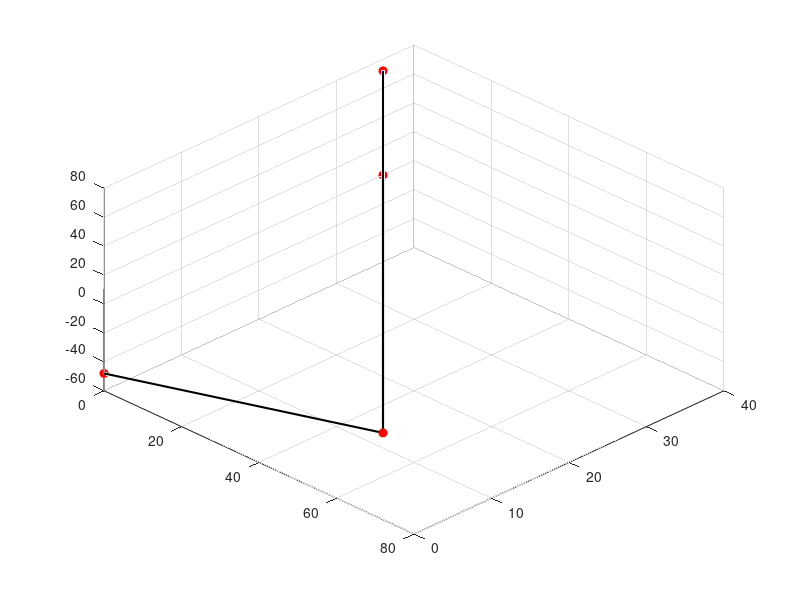

Write MATLAB code to recreate this figure.
%% Código para resolver sistemas de elementos tipo barra en 3D
%Autor: Rolando Valdez Guzmán
%Alias: Tutoingeniero
%Canal de Youtube: https://www.youtube.com/channel/UCU1pdvVscOdtLpRQBp-TbWg
%Versión: 1.0
%Actualizado: 22/jul/2020

%Referencias: "A First Course in the Finite Element Method" por Daryl. L.
%Logan

%% Variables:
%numelementos = Es un escalar que define el número de barras que tiene el
%sistema.

%E =  Módulo de elasticidad de las barras. si todos tienen el mismo usa
%índices en E para definir el mismo valor n veces en un vector (por ejemplo: E(1:numelementos) = X)
%Si algunas o todas la barras tienen diferentes valores para E, escribe
%cada uno en un vector (E = [E1 E2 E3 ...])

%area = Area de la sección transversal de cada barra. Al igual que con E,
%si todas las barras tienen la misma área usa índices (por ejemplo: area(1:numelementos) = X)
%Si algunas o todas la barras tienen diferentes valores de area, escribe
%cada uno en un vector (area = [area1 area2 area3 ...])

%nodos = Son las coordenadas [X,Y,Z] de cada nodo en las unidades que defina tu
%problema. Recomiendo siempre poner el origen en el primer nodo. Ejemplo:
%[x1 y1 z1; x2 y2 z1; ...]

%UnionNodos = Son los índices de los nodos que conforman a cada barra. Cada
%barra se conforma por una línea que va de un nodo a otro.

%Desplazamientos = Condiciones de frontera para cada componente XY de cada nodo 
%(0 si el nodo está empotrado y 1 si el nodo puede moverse). Por ejemplo:
%[dx1 dy1 dz1 dx2 dy2 dz2 dx3 dy3 dz3...]

%Fuerzas = Vector de fuerzas del sistema (0 si no hay una fuerza actuando
%en dicho nodo y un valor cualquiera si hay una fuerza. Dependiendo del
%sentido de cada fuerza, se deberá usar un signo negativo o positivo).
%[Fx1 Fy1 Fz1 Fx2 Fy2 Fz2 Fx3 Fy3 Fz3...]

clc; clear;

%% ~~~~~~~~~~~~~~~~~~~~~~~~~~~~~~Setup~~~~~~~~~~~~~~~~~~~~~~~~~~~~~~~~~~~%%

%Resuelve un sistema de barras en 3D con el método de elemento finito.
%Puedes usar cualquiera de los tres ejemplos que dejo aquí en esta sección,
%todos del libro que dejo arriba o basarte en los ejemplos para resolver tu
%propio sistema, sólo debes seguir la misma estructura.

%NOTA: Este código sólo funciona si se desconocen TODOS los desplazamientos
%nodales, el algoritmo NO resolverá sistemas con desplazamientos conocidos
%correctamente.

%Ejemplo 3.8 del libro

numelementos=3;
E(1:numelementos)=1.2*10^6;
area=[0.302 0.729 0.187];
nodos=[72 0 0 ; 0 36 0 ; 0 36 72 ; 0 0 -48];
UnionNodos=[1 2;1 3;1 4];
Desplazamientos=[1 0 1 0 0 0 0 0 0 0 0 0];
Fuerzas=[0 0 -1000 0 0 0 0 0 0 0 0 0];

%Ejemplo 3.9 del libro

% numelementos=3;
% E(1:numelementos)=210*10^9;
% area(1:numelementos)=10*10^-4;
% nodos=[12 -3 -4 ; 0 0 0 ; 12 -3 -7 ; 14 6 0];
% UnionNodos=[1 2 ; 1 3 ; 1 4];
% Desplazamientos=[1 1 1 0 0 0 0 0 0 0 0 0];
% Fuerzas=[20000 0 0 0 0 0 0 0 0 0 0 0];

%Problema 3.40 del libro

% numelementos=4;
% E(1:numelementos)=210*10^9;
% area(1:numelementos)=10*10^-4;
% nodos=[4 4 3 ; 0 4 0 ; 0 4 6 ; 4 0 3 ; 8 -1 1];
% UnionNodos=[1 2 ;1 3 ; 1 4 ; 1 5];
% Desplazamientos=[1 1 1 0 0 0 0 0 0 0 0 0 0 0 0];
% Fuerzas=[0 -10000 0 0 0 0 0 0 0 0 0 0 0 0 0];

%~~~~~~~~~~~~~~~~~~~~~~~~~~~~~~Algoritmo~~~~~~~~~~~~~~~~~~~~~~~~~~~~~~~~~~%

%Construcción de las matrices de rigidez de cada barra.

L = zeros(1,numelementos);
Cx = zeros(1,numelementos);
Cy = zeros(1,numelementos);
Cz = zeros(1,numelementos);
LAMDA = zeros(6,6);

for i = 1:numelementos
    indice = UnionNodos(i,:);                                   
    P1 = [nodos(indice(1),1) nodos(indice(1),2) nodos(indice(1),3)];
    P2 = [nodos(indice(2),1) nodos(indice(2),2) nodos(indice(2),3)];
    L(i) = norm(P1-P2);
    Cx(i) = (P2(1) - P1(1))/ L(i);
    Cy(i) = (P2(2) - P1(2))/ L(i);
    Cz(i) = (P2(3) - P1(3))/ L(i);
    lamda = [Cx(i)^2 Cx(i)*Cy(i) Cx(i)*Cz(i) ; Cy(i)*Cx(i) Cy(i)^2 Cy(i)*Cz(i) ;...
           Cz(i)*Cx(i) Cz(i)*Cy(i) Cz(i)^2];
    LAMDA(:,:,i) = [lamda -lamda ; -lamda lamda];
end
k = (E.*area)./L;                       %Constante AE/L para cada elemento
A = zeros(6,6);     %Inicializamos las matrices de rigidez de cada elemento

%Ensamble de la matriz global de rigidez

for i = 1:numelementos
    %Calculo de la matriz de rigidez de cada elemento (AE/L)*k_local
    A(:,:,i) = k(i)*LAMDA(:,:,i);
    
    %Convertimos el arreglo A en celdas pero las matrices de 6x6 de A las
    %dividimos en 4 paquetes de 3x3
    j = UnionNodos(i,:);                    %Par de índice de cada elemento
    B(:,:,i) = mat2cell(A(:,:,i),[3 3],[3 3]);
    
    %Asignamos cada paquete en los índices correspondientes de la matriz
    %global de rigidez
    C(j(1),j(1),i) = B(1,1,i);
    C(j(1),j(2),i) = B(1,2,i);
    C(j(2),j(1),i) = B(2,1,i);
    C(j(2),j(2),i) = B(2,2,i);
end
A

S = 3*size(nodos,1);                          %Dimensiones de la matriz global
m = cell(S/3,S/3);
for i = 1:size(nodos,1)
    for j = 1:size(nodos,1)
        %En cada vuelta recogemos todos los elementos con el mismo índice
        %(i,j), los superponemos y sumamos entre sí.
        clear x
        x(:,:,:) = cell2mat(reshape(C(i,j,:),1,[],numelementos));
        m(i,j) = {sum(x,3)};
        
        %Si en ese índice (i,j) no se asignó ningú paquete, metemos un paquete de ceros de 2x2
        if size(m{i,j}) == [0 0]
            m(i,j) = {zeros(3,3)};
        end
        
    end
end
MG = cell2mat(m)          %Convertimos la matriz global en un arreglo numérico

%Reducir la matriz global
v = find(Desplazamientos==0);                   
MGR = MG;
MGR(v,:) = 0;     
MGR(:,v) = 0;
indicefil = zeros(1,S);
indicecol = zeros(1,S);
for i = 1:S
    if MGR(i,:) == 0
        indicefil(i) = i;
    end
    if MGR(:,i) == 0
        indicecol(i) = i;
    end
end
MGR(indicefil~=0,:) = [];    %Eliminar filas y columnas de ceros para tener la matriz global reducida
MGR(:,indicecol~=0) = []
Fuerzas(indicefil~=0) = [];  %Eliminar filas y columnas de ceros de las fuerzas

%Calcular los desplazamientos nodales en ambas direcciones
d = MGR\Fuerzas';         
dfinal = zeros(S,1);
k = 1;
for i = 1:length(Desplazamientos) %Insertar los desplazamientos calculados en el vector de desplazamientos original
    if Desplazamientos(i) == 0
        dfinal(i,1) = 0;
    else
        dfinal(i,1) = d(k);
        k = k+1;
    end
end

%~~~~~~~~~~~~~~~~~~~~~~~~~~~~~~~Resultados~~~~~~~~~~~~~~~~~~~~~~~~~~~~~~~~%

d2 = mat2cell(dfinal,3*ones(1,size(nodos,1)),1); %Dividimos dfinal en paquetes de 3x1
Esfuerzos = zeros(1,numelementos);
Flocal = zeros(numelementos,6);
j = 1;
for i = 1:numelementos
    indice = UnionNodos(i,:);
    Esfuerzos(i) = (E(i)./L(i)) * [-Cx(i) -Cy(i) -Cz(i) Cx(i) Cy(i) Cz(i)] * [d2{indice(1,1)} ; d2{indice(1,2)}];
    Flocal(i,:) = A(:,:,i)*[d2{indice(1,1)} ; d2{indice(1,2)}];
    j = j + 2;
end

dfinal                              %Imprimir resultados
Esfuerzos
Reacciones=MG*dfinal               %Reacciones globales
Flocal

%~~~~~~~~~~~~~~~~~~~~~~~~~~~~~~~Gráfica~~~~~~~~~~~~~~~~~~~~~~~~~~~~~~~~~~~%

d3 = reshape(dfinal,[3,size(nodos,1)])';
NodosDesp = nodos + d3;
d4 = reshape(Desplazamientos,[3,size(nodos,1)])';

for j = 1:numelementos
    indice = UnionNodos(j,:);
    line([nodos(indice(1),1) nodos(indice(2),1)],...
        [nodos(indice(1),2) nodos(indice(2),2)],...
        [nodos(indice(1),3) nodos(indice(2),3)],...
        'LineWidth',1.5,'Color','k');
    hold on
    line([NodosDesp(indice(1),1) NodosDesp(indice(2),1)],...
        [NodosDesp(indice(1),2) NodosDesp(indice(2),2)],...
        [NodosDesp(indice(1),3) NodosDesp(indice(2),3)],...
        'LineWidth',1,'Color','b');
end

for i = 1:size(nodos,1)
    plot3(nodos(i,1),nodos(i,2),nodos(i,3),'ro','MarkerSize',6,'MarkerFaceColor','r');
    hold on
end
grid on
NodosDespx = NodosDesp(:,1);
NodosDespy = NodosDesp(:,2);
NodosDespz = NodosDesp(:,3);
[fil,col] = find(d4 ~= 0);
plot3(NodosDespx(fil),NodosDespy(fil),NodosDespz(fil),'og','MarkerSize',6,'MarkerFaceColor','g');
view(45,45);
